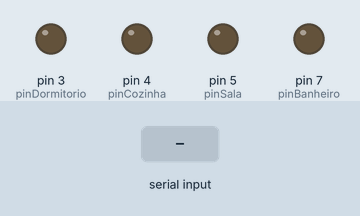
Simulated run of this sketch. Board: Arduino Uno, built with avr-gcc and run on an emulated ATmega328P. Parts: output pins drawn as LEDs (lit = HIGH). Inputs (shaded band) come from the test bench.

Above: at 1.2 s.
1.3 s: "S" received over Serial
At 2.2 s:
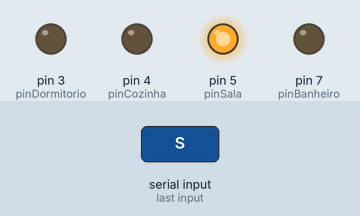
2.8 s: "C" received over Serial
At 3.3 s:
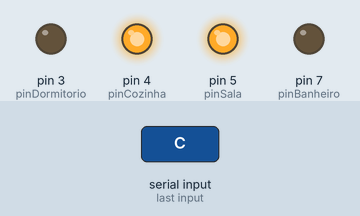
4.3 s: "s" received over Serial
At 5.5 s:
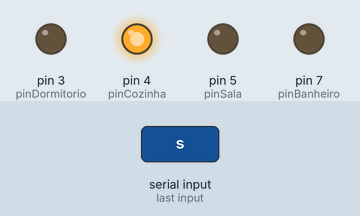
5.8 s: "Q" received over Serial
At 6.8 s:
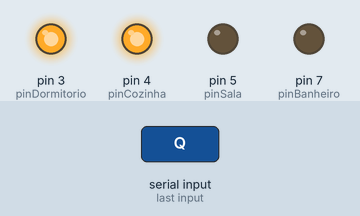
7.3 s: "c" received over Serial
At 8.0 s:
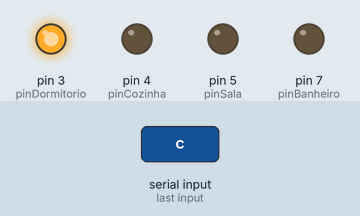
8.8 s: "B" received over Serial
At 9.1 s:
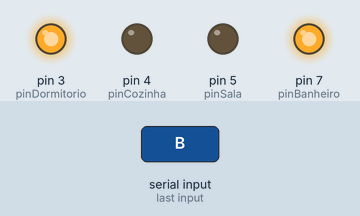
Timing chart, 0 to 11.3 s (numbered marks = the images above; inputs shaded):
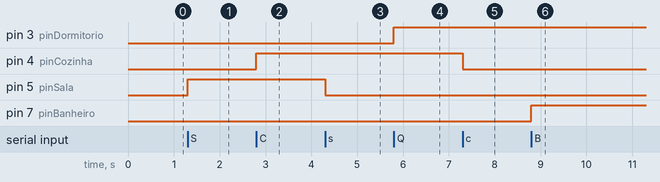

Measured:
- after the input at 1.3 s, pin 5 (pinSala): LOW → HIGH at once
- after the input at 2.8 s, pin 4 (pinCozinha): LOW → HIGH at once
- after the input at 4.3 s, pin 5 (pinSala): HIGH → LOW at once
- after the input at 5.8 s, pin 3 (pinDormitorio): LOW → HIGH at once
- after the input at 7.3 s, pin 4 (pinCozinha): HIGH → LOW at once
- after the input at 8.8 s, pin 7 (pinBanheiro): LOW → HIGH at once

The sketch:

com-os-comodos.ino
```cpp
// Mapeamento dos pinos digitais para os LEDs
const int pinSala = 5;
const int pinCozinha = 4;
const int pinDormitorio = 3;
const int pinBanheiro = 7;
const int pinJardim = 6;


void setup() {
  // Configura a comunicação série (Baud Rate idêntico ao do HTML)
  Serial.begin(9600);

  // Define os pinos como saídas digitais
  pinMode(pinSala, OUTPUT);
  pinMode(pinCozinha, OUTPUT);
  pinMode(pinDormitorio, OUTPUT);
  pinMode(pinBanheiro, OUTPUT);

  // Inicia com todos os LEDs desligados
  digitalWrite(pinSala, LOW);
  digitalWrite(pinCozinha, LOW);
  digitalWrite(pinDormitorio, LOW);
  digitalWrite(pinBanheiro, LOW);
}

void loop() {
  // Verifica se existem dados disponíveis na porta série
  if (Serial.available() > 0) {
    char comando = Serial.read(); // Lê o comando enviado pelo browser

    switch (comando) {
      // --- CONTROLO DA SALA ---
      case 'S':
        digitalWrite(pinSala, HIGH);
        break;
      case 's':
        digitalWrite(pinSala, LOW);
        break;

      // --- CONTROLO DA COZINHA ---
      case 'C':
        digitalWrite(pinCozinha, HIGH);
        break;
      case 'c':
        digitalWrite(pinCozinha, LOW);
        break;

      // --- CONTROLO DO DORMITORIO ---
      case 'Q':
        digitalWrite(pinDormitorio, HIGH);
        break;
      case 'q':
        digitalWrite(pinDormitorio, LOW);
        break;

      // --- CONTROLO DO BANHEIRO ---
      case 'B':
        digitalWrite(pinBanheiro, HIGH);
        break;
      case 'b':
        digitalWrite(pinBanheiro, LOW);
        break;
    }
  }
}
```
